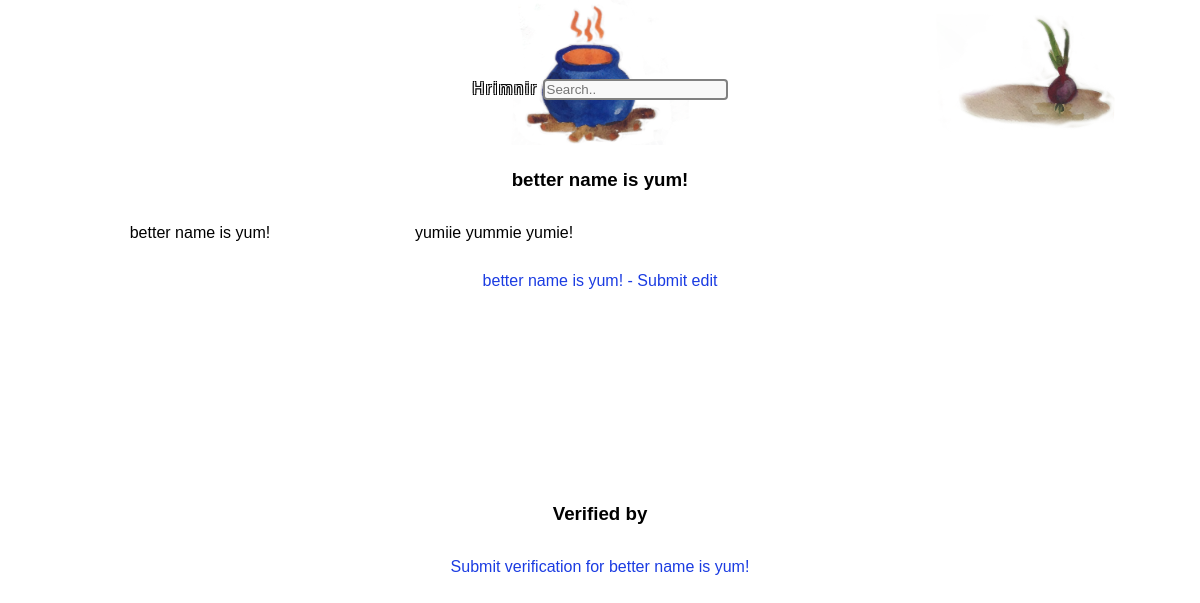
/view_product/25/, run on an earlier commit of the app's database.
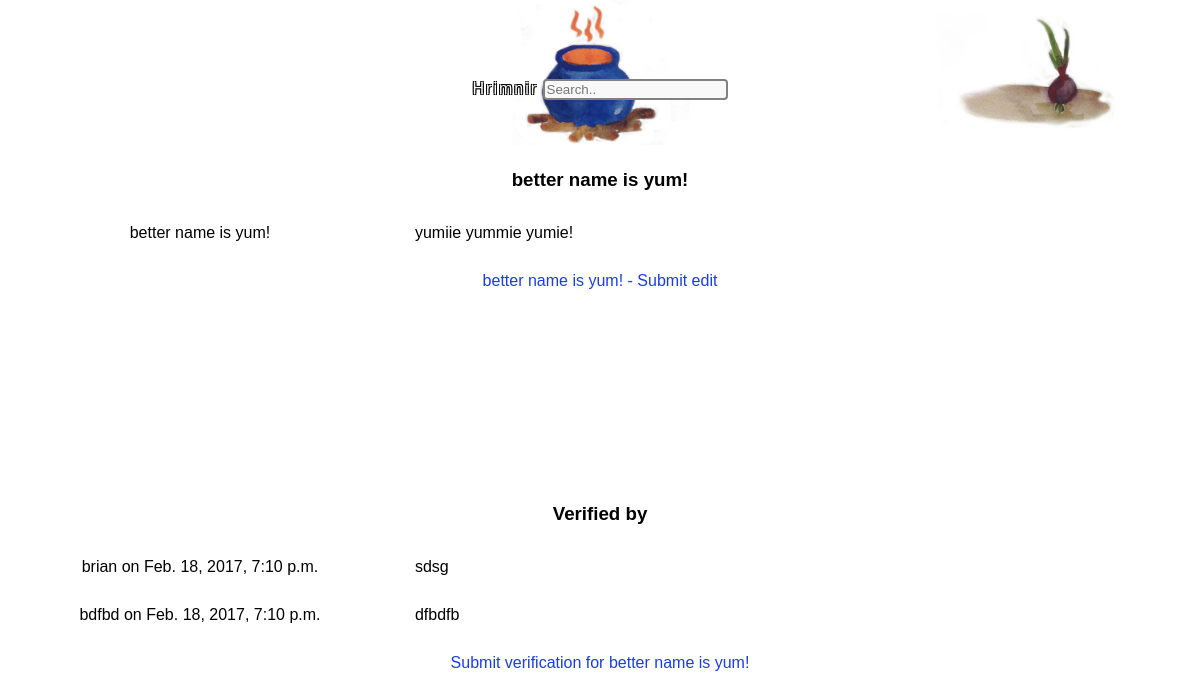
And on a later commit of the database.
### thesite/models.py (models this page shows, shortened)
class Verification(models.Model):
    product = models.ForeignKey(Product, on_delete=models.CASCADE, null=True)
    conglomerate = models.ForeignKey(Conglomerate, on_delete=models.CASCADE, null=True)
    individual = models.CharField(max_length=100, default="", null=True)
    date = models.DateTimeField(default=timezone.now)
    who = models.CharField(max_length=1000, default="", null=True)
    comment = models.CharField(max_length=1000, default="", null=True)
    comment_sustain = models.CharField(max_length=1000, default="", null=True)
    comment_employ = models.CharField(max_length=1000, default="", null=True)
    approved = models.BooleanField(default=False)

### thesite/views.py (the view)
# urls.py: url(r'^view_product/(?P<pk>\d+)/$', views.view_product, name='view_product'),
def view_product(request, pk):
    product = get_object_or_404(Product, pk=pk)
    verifications = product.verification_set.all()
    return render(request, 'thesite/view_product.html', {'product':product, 'verifications': verifications})

### thesite/models.py (called while the page is built)
    def __str__(self):
        return self.name

### thesite/templates/thesite/view_product.html
{% extends 'thesite/index.html' %}
{% block content %}
<div class="spacer"></div>
<h3 class="centered">{{ product }}</h3>
<div>
      <div class="col-4 centered">
        <label>{{ product.name }}</label>
      </div>
      <div class="col-8 mobile-centered">
        <label>{{ product.text }}</label>
      </div>
      <div class="col-12 centered">
          <a href="{% url 'modify_product' pk=product.pk %}">{{ product.name }} - Submit edit</a>
      </div>
</div>
<div class="top-spacer">
    <h3 class="centered">Verified by</h3>
      {% for v in verifications %}
      <div class="col-4 centered">
        <label>{{ v.individual }} on {{ v.date }}</label>
      </div>
      <div class="col-8 mobile-centered">
        <label>{{ v.who }}</label>
      </div>
      {% endfor %}
      <div class="col-12 centered">
          <a href="{% url 'submit_verification' pk=product.pk %}">Submit verification for {{ product.name }}</a>
      </div>
</div>
{% endblock %}

What changed in the data, as far as the page shows it:
added Verification: individual "brian", date "Feb. 18, 2017, 7:10 p.m.", who "sdsg"
added Verification: individual "bdfbd", date "Feb. 18, 2017, 7:10 p.m.", who "dfbdfb"
